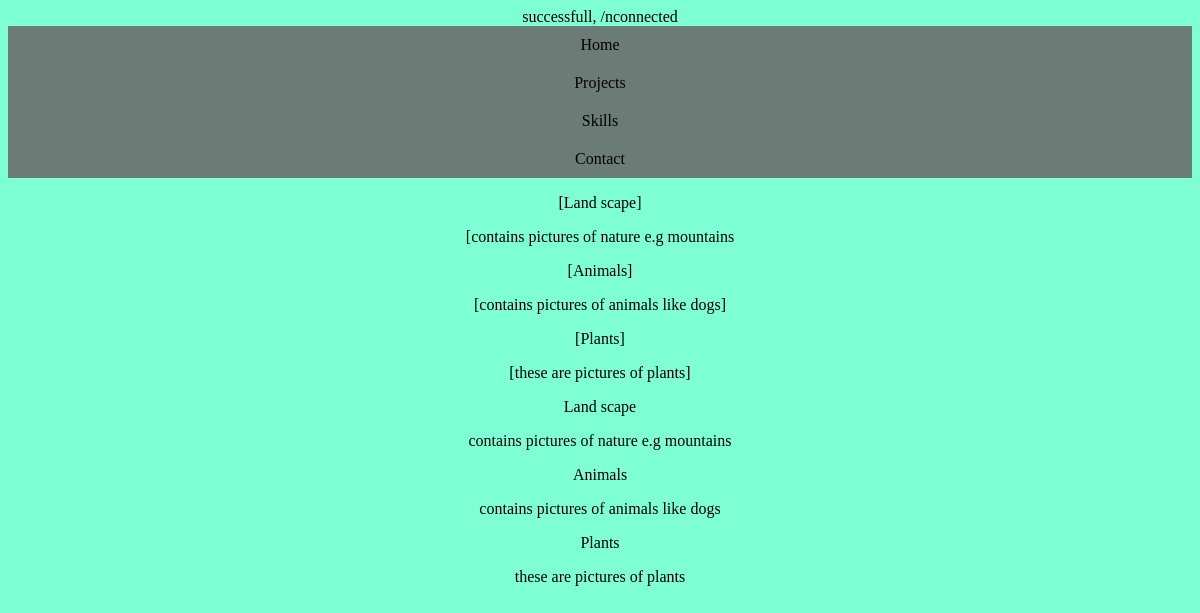
The app's page /projects.php with its own data.
### tables this page shows
CREATE TABLE `myprojects` (
  `projects` varchar(255) DEFAULT NULL,
  `Discription` varchar(255) DEFAULT NULL
);

### projects.php (the view, shortened to what this page needs)
<?php
$servername="localhost";
$username="root";
$password="";
$conn=mysqli_connect($servername,$username,$password);
$db_conn=mysqli_select_db($conn,"myportifolio");
if ($db_conn) {
  echo"connected";
} else {
  die("failed to onnect");
}
?>
<!DOCTYPE html>
<html>
<head>
  <link rel="stylesheet" type="text/css" href="style.css">
</head>
<body>
    <nav>
        <ul>
          <li><a href="index.php">Home</a></li>
          <li><a href="projects.php">Projects</a></li>
          <li><a href="skills.php">Skills</a></li>
          <li><a href="contact.php">Contact</a></li>
        </ul>
      </nav>
      <div class="feat">
        <?php
        $sql ="SELECT * FROM myprojects";
        $exec = mysqli_query($conn, $sql);
        while ($row = mysqli_fetch_array($exec)) {
          echo "<div><p>".$row['projects']."</p> <p>".$row['Discription']."</P></div>";
        }
        ?>
  </div>
</body>

### style.css (style rules this page uses)
nav ul { list-style-type: none; margin: 0; padding: 0; }
nav ul li { display: inline; }
nav ul li a { display: block; padding: 10px; text-decoration: none; color: #000; background-color: hsla(154, 3%, 43%, 0.921); }
body { background-color:aquamarine; text-align: center; text-decoration: wavy; }

### records on screen
myprojects: projects "[Land scape]", Discription "[contains pictures of nature e.g mountains"
myprojects: projects "[Animals]", Discription "[contains pictures of animals like dogs]"
myprojects: projects "[Plants]", Discription "[these are pictures of plants]"
myprojects: projects "Land scape", Discription "contains pictures of nature e.g mountains"
myprojects: projects "Animals", Discription "contains pictures of animals like dogs"
myprojects: projects "Plants", Discription "these are pictures of plants"
